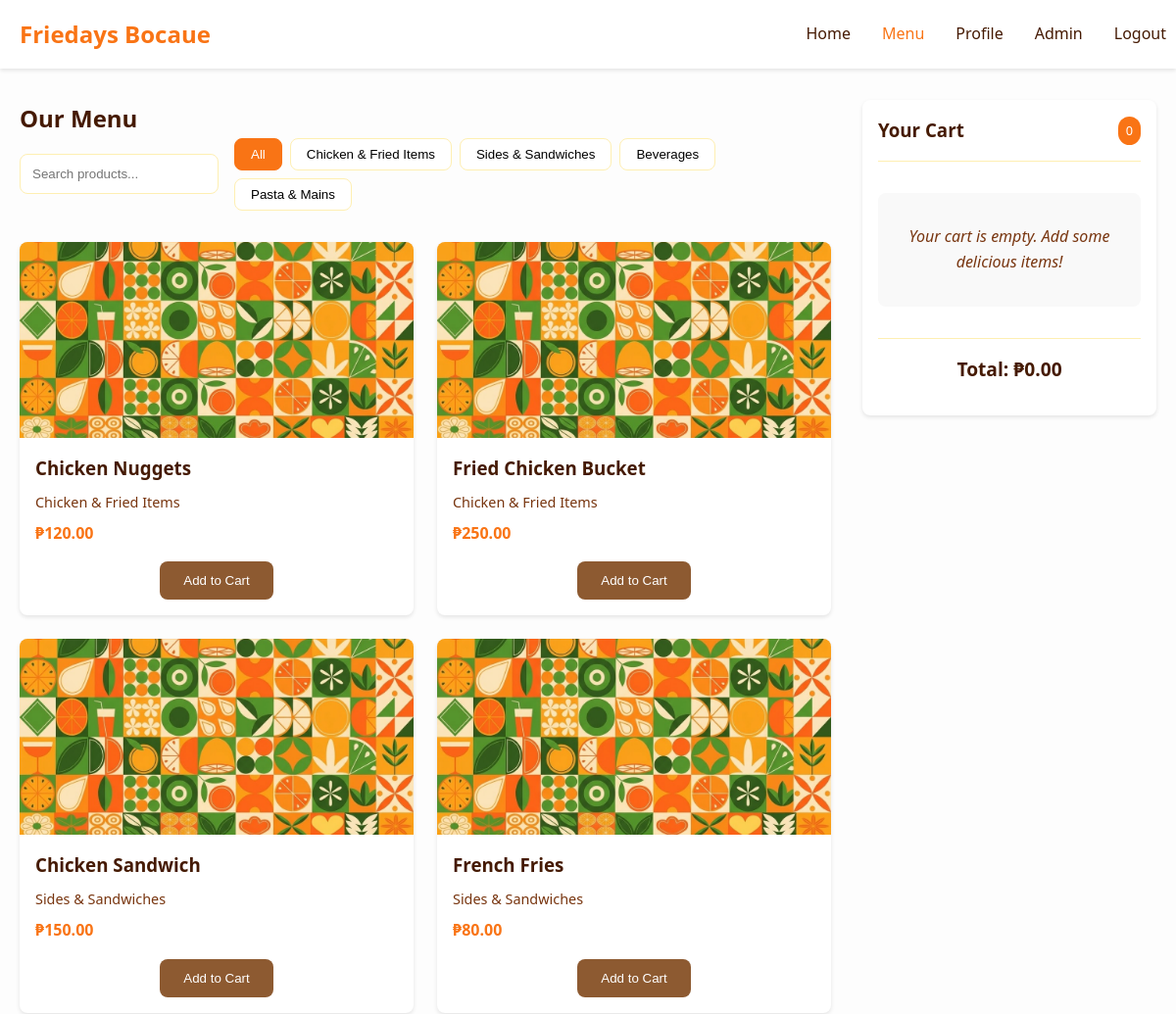
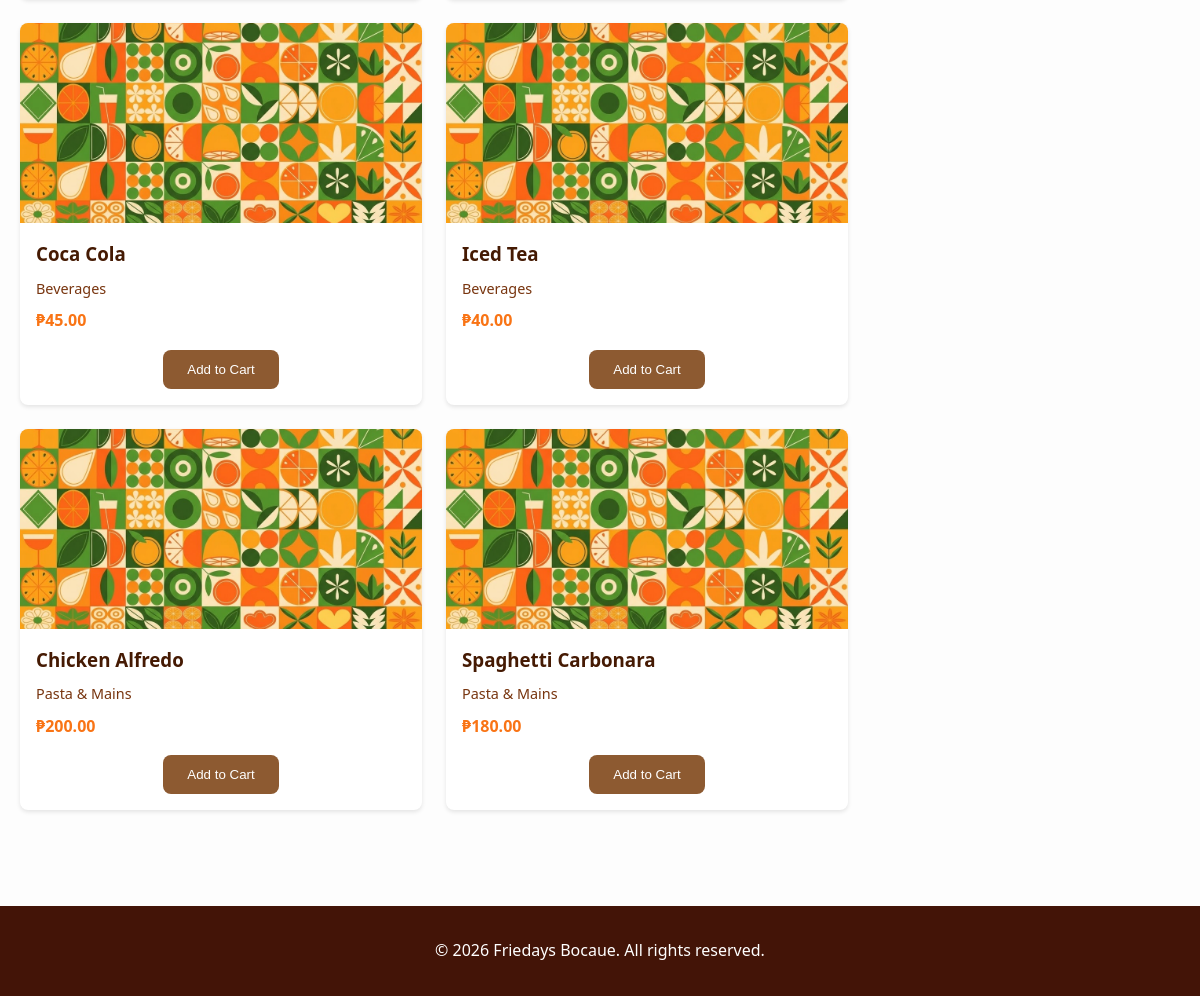
Page /index.php?page=menu&clear_cart=1 (signed in) on the committed database (2 pictures, top to bottom).
### tables this page shows
CREATE TABLE products (
    id INT AUTO_INCREMENT PRIMARY KEY,
    name VARCHAR(255) NOT NULL,
    category ENUM('Chicken & Fried Items', 'Sides & Sandwiches', 'Beverages', 'Pasta & Mains') NOT NULL,
    price DECIMAL(8,2) NOT NULL,
    description TEXT,
    image_url VARCHAR(1024) DEFAULT NULL,
    is_available BOOLEAN DEFAULT 1,
    created_at TIMESTAMP DEFAULT CURRENT_TIMESTAMP
);

### controllers/menu.php (called while the page is built, shortened)
<?php
require_once 'includes/functions.php';
function showMenu() {
    $products = getAllProducts(true);
    $categories = array_unique(array_column($products, 'category'));
    include 'views/menu.php';
}
?>

### includes/functions.php (called while the page is built, shortened)
<?php
require_once __DIR__ . '/../config/db.php';
function isLoggedIn() {
    return isset($_SESSION['user_id']);
}
function isAdmin() {
    return isset($_SESSION['role']) && $_SESSION['role'] === 'admin';
}
function getAllProducts($availableOnly = false) {
    global $pdo;
    $query = "SELECT * FROM products";
    if ($availableOnly) {
        $query .= " WHERE is_available = 1";
    }
    $query .= " ORDER BY category, name";
    $stmt = $pdo->query($query);
    return $stmt->fetchAll();
}
?>

### views/menu.php (the view, shortened to what this page needs)
<?php $pageTitle = 'Menu - Friedays Bocaue'; include 'includes/header.php'; ?>
    <main>
        <div class="menu-container">
            <div class="menu-content">
                <div class="menu-header">
                    <h2>Our Menu</h2>
                    <div class="menu-controls">
                        <input type="text" id="search-input" placeholder="Search products...">
                        <div class="category-filters">
                            <button class="category-btn active" data-category="all">All</button>
                            <?php foreach ($categories as $category): ?>
                                <button class="category-btn" data-category="<?php echo htmlspecialchars($category); ?>">
                                    <?php echo htmlspecialchars($category); ?>
                                </button>
                            <?php endforeach; ?>
                        </div>
                    </div>
                </div>
                <div class="products-grid" id="products-grid">
                    <?php foreach ($products as $product): ?>
                        <div class="product-card" data-category="<?php echo htmlspecialchars($product['category']); ?>" data-name="<?php echo htmlspecialchars(strtolower($product['name'])); ?>">
                            <div class="product-image">
                                <?php $productImage = !empty($product['image_url']) ? $product['image_url'] : 'public/images/2placeholder.jpg'; ?>
                                <img src="<?php echo htmlspecialchars($productImage); ?>" style="width: 100%; height: auto; object-fit: cover;" alt="<?php echo htmlspecialchars($product['name']); ?>">
                            </div>
                            <div class="product-info">
                                <h3><?php echo htmlspecialchars($product['name']); ?></h3>
                                <p class="category"><?php echo htmlspecialchars($product['category']); ?></p>
                                <p class="price">₱<?php echo number_format($product['price'], 2); ?></p>
                                <button class="btn btn-secondary add-to-cart" style="display: block; margin: 0 auto;" data-product-id="<?php echo $product['id']; ?>" data-name="<?php echo htmlspecialchars($product['name']); ?>" data-price="<?php echo $product['price']; ?>">
                                    Add to Cart
                                </button>
                            </div>
                        </div>
                    <?php endforeach; ?>
                </div>
            </div>
            <div class="cart-sidebar" id="cart-sidebar">
                <div class="cart-header">
                    <h3>Your Cart</h3>
                    <span class="cart-count" id="cart-count">0</span>
                </div>
                <div class="cart-items" id="cart-items">
                </div>
                <div class="cart-footer">
                    <div class="cart-total">
                        <strong>Total: <span id="cart-total">0.00</span></strong>
                    </div>
                </div>
            </div>
        </div>
    </main>
<?php include 'includes/footer.php'; ?>

### index.php (shortened to what this page needs)
<?php
require_once 'includes/functions.php';
$page = $_GET['page'] ?? 'home';
switch ($page) {
    case 'menu':
        require_once 'controllers/menu.php';
        showMenu();
        break;
}
?>

### includes/header.php (shortened to what this page needs)
<!DOCTYPE html>
<html lang="en">
<head>
    <link rel="stylesheet" href="public/css/style.css">
</head>
<body>
    <header>
        <nav>
            <div class="nav-container">
                <h1 class="logo"><?php echo (isset($_GET['page']) && strpos($_GET['page'], 'admin') === 0) ? 'Friedays Bocaue - Admin' : 'Friedays Bocaue'; ?></h1>
                <ul class="nav-menu">
                    <?php if (isset($_GET['page']) && strpos($_GET['page'], 'admin') === 0): ?>
                        <li><a href="index.php">Home</a></li>
                        <li><a href="index.php?page=menu">Menu</a></li>
                        <li><a href="index.php?page=profile">Profile</a></li>
                        <li><a href="index.php?page=admin" <?php echo (isset($_GET['page']) && $_GET['page'] == 'admin') ? 'class="active"' : ''; ?>>Dashboard</a></li>
                        <li><a href="index.php?page=admin_orders" <?php echo (isset($_GET['page']) && $_GET['page'] == 'admin_orders') ? 'class="active"' : ''; ?>>Orders</a></li>
                        <li><a href="index.php?page=admin_users" <?php echo (isset($_GET['page']) && $_GET['page'] == 'admin_users') ? 'class="active"' : ''; ?>>Users</a></li>
                        <li><a href="index.php?page=admin_products" <?php echo (isset($_GET['page']) && $_GET['page'] == 'admin_products') ? 'class="active"' : ''; ?>>Products</a></li>
                        <li><a href="index.php?page=admin_analytics" <?php echo (isset($_GET['page']) && $_GET['page'] == 'admin_analytics') ? 'class="active"' : ''; ?>>Analytics</a></li>
                        <li><a href="index.php?page=logout">Logout</a></li>
                    <?php else: ?>
                        <li><a href="index.php" <?php echo (!isset($_GET['page']) || $_GET['page'] == '') ? 'class="active"' : ''; ?>>Home</a></li>
                        <?php if (isLoggedIn()): ?>
                            <li><a href="index.php?page=menu" <?php echo (isset($_GET['page']) && $_GET['page'] == 'menu') ? 'class="active"' : ''; ?>>Menu</a></li>
                            <li><a href="index.php?page=profile" <?php echo (isset($_GET['page']) && $_GET['page'] == 'profile') ? 'class="active"' : ''; ?>>Profile</a></li>
                            <?php if (isAdmin()): ?>
                                <li><a href="index.php?page=admin" <?php echo (isset($_GET['page']) && $_GET['page'] == 'admin') ? 'class="active"' : ''; ?>>Admin</a></li>
                            <?php elseif (isStaff()): ?>
                                <li><a href="index.php?page=staff" <?php echo (isset($_GET['page']) && $_GET['page'] == 'staff') ? 'class="active"' : ''; ?>>Staff</a></li>
                            <?php endif; ?>
                            <li><a href="index.php?page=logout">Logout</a></li>
                        <?php else: ?>
                            <li><a href="index.php?page=login" <?php echo (isset($_GET['page']) && $_GET['page'] == 'login') ? 'class="active"' : ''; ?>>Login</a></li>
                            <li><a href="index.php?page=register" <?php echo (isset($_GET['page']) && $_GET['page'] == 'register') ? 'class="active"' : ''; ?>>Register</a></li>
                        <?php endif; ?>
                    <?php endif; ?>
                </ul>
            </div>
        </nav>
    </header>

### includes/footer.php (shortened to what this page needs)
    <footer>
        <div class="container">
            <p>&copy; 2026 Friedays Bocaue. All rights reserved.</p>
        </div>
    </footer>
</body>
</html>

### public/css/style.css (style rules this page uses)
:root { --clr-primary: #f97415; --clr-primary-hover: #c2410c; --clr-secondary: #431407; --clr-background: #fdfdfd; --clr-surface: #ffffff; --clr-text: #451a03; --clr-text-light: #78350f; --clr-border: #feefb2; --clr-error: #dc2626; --clr-success: #16a34a; --clr-warning: #ca8a04; --shadow: 0 2px 4px rgba(0, 0, 0, 0.1); --border-radius: 8px; }
* { margin: 0; padding: 0; box-sizing: border-box; }
body { font-family: 'Segoe UI', Tahoma, Geneva, Verdana, sans-serif; line-height: 1.6; color: var(--clr-text); background-color: var(--clr-background); min-height: 100vh; display: flex; flex-direction: column; }
main { flex: 1; }
.container { max-width: 1200px; margin: 0 auto; padding: 0 20px; }
.btn { display: inline-block; padding: 12px 24px; border: none; border-radius: var(--border-radius); cursor: pointer; text-decoration: none; font-weight: 500; transition: all 0.3s ease; text-align: center; }
.btn-secondary { background-color: var(--clr-secondary); color: #5A3E36; }
header { background-color: var(--clr-surface); box-shadow: var(--shadow); position: sticky; top: 0; z-index: 100; }
.nav-container { display: flex; justify-content: space-between; align-items: center; padding: 1rem 0; }
.logo { color: var(--clr-primary); font-size: 1.5rem; font-weight: bold; margin-left: 20px; }
.nav-menu { display: flex; list-style: none; gap: 2rem; margin-right: 10px; }
.nav-menu a { color: var(--clr-text); text-decoration: none; transition: color 0.3s ease; }
.nav-menu a:hover, .nav-menu a.active { color: var(--clr-primary); }
.menu-container { display: flex; gap: 2rem; padding: 2rem 0; margin-left: 20px; }
.menu-content { flex: 1; }
.menu-header { margin-bottom: 2rem; }
.menu-controls { display: flex; gap: 1rem; margin-bottom: 1rem; align-items: center; }
#search-input { flex: 1; padding: 12px; border: 1px solid var(--clr-border); border-radius: var(--border-radius); }
.category-filters { display: flex; gap: 0.5rem; flex-wrap: wrap; }
.category-btn { padding: 8px 16px; border: 1px solid var(--clr-border); background: white; border-radius: var(--border-radius); cursor: pointer; transition: all 0.3s ease; }
.category-btn.active, .category-btn:hover { background-color: var(--clr-primary); color: white; border-color: var(--clr-primary); }
.products-grid { display: grid; grid-template-columns: repeat(auto-fill, minmax(280px, 1fr)); gap: 1.5rem; }
.product-card { background: var(--clr-surface); border-radius: var(--border-radius); box-shadow: var(--shadow); overflow: hidden; transition: transform 0.3s ease; }
.product-image { height: 200px; background: #f5f5f5; display: flex; align-items: center; justify-content: center; }
.product-image img { max-width: 100%; max-height: 100%; object-fit: cover; }
.product-info { padding: 1rem; }
.product-info h3 { margin-bottom: 0.5rem; color: var(--clr-text); }
.category { color: var(--clr-text-light); font-size: 0.9rem; margin-bottom: 0.5rem; }
.price { font-weight: bold; color: var(--clr-primary); margin-bottom: 1rem; }
.cart-sidebar { width: 300px; background: var(--clr-surface); border-radius: var(--border-radius); box-shadow: var(--shadow); padding: 1rem; height: fit-content; position: sticky; top: 100px; margin-right: 20px; }
.cart-header { display: flex; justify-content: space-between; align-items: center; margin-bottom: 1rem; padding-bottom: 1rem; border-bottom: 1px solid var(--clr-border); }
.cart-count { background: var(--clr-primary); color: white; padding: 4px 8px; border-radius: 12px; font-size: 0.8rem; }
.cart-items { max-height: 400px; overflow-y: auto; margin-bottom: 1rem; }
.cart-footer { border-top: 1px solid var(--clr-border); padding-top: 1rem; }
.cart-total { text-align: center; margin-bottom: 1rem; font-size: 1.2rem; font-weight: bold; }
.btn-secondary { background: #8d5a31; color: white; }
footer { background-color: var(--clr-secondary); color: white; text-align: center; padding: 2rem 0; margin-top: 4rem; }

### rows in the picture
products: name "Chicken Nuggets", category "Chicken & Fried Items", price "120.00"
products: name "Fried Chicken Bucket", category "Chicken & Fried Items", price "250.00"
products: name "Chicken Sandwich", category "Sides & Sandwiches", price "150.00"
products: name "French Fries", category "Sides & Sandwiches", price "80.00"
products: name "Coca Cola", category "Beverages", price "45.00"
products: name "Iced Tea", category "Beverages", price "40.00"
products: name "Chicken Alfredo", category "Pasta & Mains", price "200.00"
products: name "Spaghetti Carbonara", category "Pasta & Mains", price "180.00"

### other values in the picture
$category "Chicken & Fried Items"
$category "Sides & Sandwiches"
$category "Beverages"
$category "Pasta & Mains"
